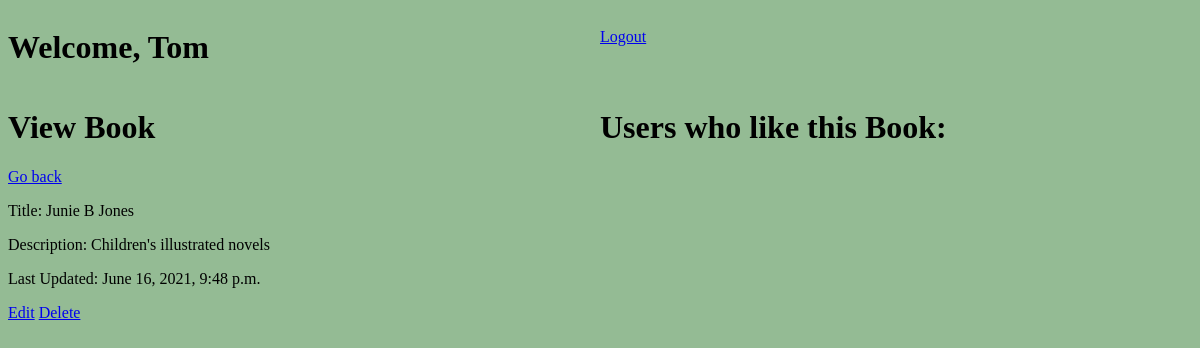
Page /books/5 (signed in) on the earlier database version.
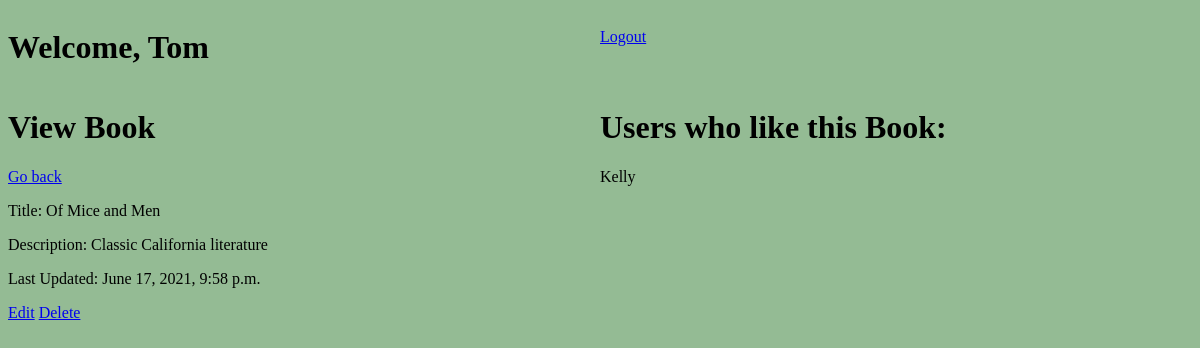
Same page on the later database version.
### favorite_books_app/models.py (models this page shows)
class Book(models.Model):
    title = models.CharField(max_length= 255)
    author = models.CharField(max_length=255)
    description = models.TextField()
    created_at = models.DateTimeField(auto_now_add=True)
    updated_at = models.DateTimeField(auto_now=True)
    upload_status = models.ForeignKey(User, related_name="books", on_delete = models.CASCADE, null = True)
    users = models.ManyToManyField(User, related_name="Books")
    objects = BookManager()

class User(models.Model):
    first_name = models.CharField(max_length=255)
    last_name = models.CharField(max_length=255)
    email = models.EmailField(max_length=255)
    password = models.CharField(max_length=255)
    updated_at = models.DateTimeField(auto_now=True)
    created_at = models.DateTimeField(auto_now_add = True)
    objects = UserManager()

### favorite_books_app/views.py (the view)
# urls.py: path('books/<int:id>', views.books_all),
def books_all(request, id):
    if 'user_id' not in request.session:
        return redirect('/')
    this_user = User.objects.filter(id = request.session['user_id'])
    clicked_book = Book.objects.get(id=id)
    book_likers = clicked_book.users.all()
    context = {
        "current_user" : this_user[0],
        "all_books": Book.objects.all(),
        "clicked_book": clicked_book,
        "book_likers": book_likers,
        }
    return render(request, "view_book.html", context)

### favorite_books_app/templates/view_book.html (shortened to what this page needs)
<!DOCTYPE html>
<html lang = "en">
<head>
    {% load static %}
    <link rel="stylesheet" href="{% static 'background-color.css' %}">
</head>
<body>
    <header id="add-header">
        <h1 id="welcome-add">Welcome, {{ current_user.first_name }}</h1>
        <a id = "logout-add" href="http://localhost:8000/logout">Logout</a>
    </header>
    <div id="all-books-container">
        <div id="current-book">
            <h1>View Book</h1> <a href= "http://localhost:8000/books">Go back</a>
            <p>Title: {{ clicked_book.title }}</p>
            <p>Description: {{ clicked_book.description }}</p>
            <p>Last Updated: {{ clicked_book.updated_at }}</p>
            <a href="http://localhost:8000/shows/{{ this_show.id }}/edit">Edit</a>
            <a href="http://localhost:8000/shows/{{ this_show.id }}/destroy">Delete</a>
        </div>
        <div id="users-view">
            <h1>Users who like this Book:</h1>
            {% for user in book_likers %}
                <p> {{ user.first_name }} </p>
            {% endfor %}
        </div>
    </div>
</body>
</html>

Differences in the rows shown:
changed Book: title "Junie B Jones" → "Of Mice and Men"; description "Children's illustrated novels" → "Classic California literature"; updated_at "June 16, 2021, 9:48 p.m." → "June 17, 2021, 9:58 p.m."
added User: first_name "Kelly"
